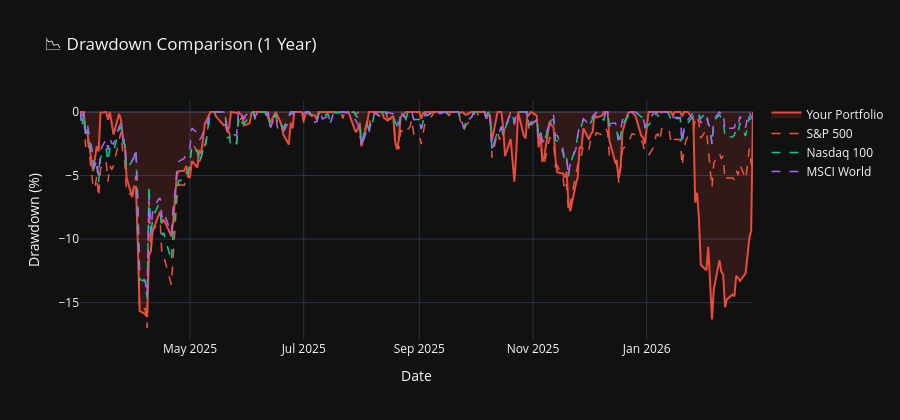

Source (notebook cell):
### Code cell
# ============================================================
# SECTION 6: DRAWDOWN ANALYSIS
# ============================================================
dd_port = (cum_port/cum_port.cummax()-1)*100

fig = go.Figure()
fig.add_trace(go.Scatter(
    x=dd_port.index, y=dd_port.values,
    name='Your Portfolio', fill='tozeroy',
    line=dict(color='#e74c3c', width=2),
    fillcolor='rgba(231,76,60,0.15)'
))
for col in bench_aligned.columns:
    cum_b = (1+bench_aligned[col]).cumprod()
    dd_b = (cum_b/cum_b.cummax()-1)*100
    fig.add_trace(go.Scatter(
        x=dd_b.index, y=dd_b.values,
        name=col, line=dict(width=1.5, dash='dash')
    ))
fig.update_layout(
    title='📉 Drawdown Comparison (1 Year)',
    xaxis_title='Date', yaxis_title='Drawdown (%)',
    template='plotly_dark', hovermode='x unified', height=420
)
fig.show()

print(f"Max Drawdown — Your Portfolio: {dd_port.min():.1f}%")
for col in bench_aligned.columns:
    cum_b = (1+bench_aligned[col]).cumprod()
    dd_b = (cum_b/cum_b.cummax()-1)*100
    print(f"Max Drawdown — {col}: {dd_b.min():.1f}%")

### Figure 1 — Plotly figure (JSON) as saved in the notebook; plotly's stock layout.template omitted (floating-point values rounded to 4 significant figures; data arrays with more than 128 entries replaced by an {"elided": "..."} marker saying what was removed)
{"data": [{"fill": "tozeroy", "fillcolor": "rgba(231,76,60,0.15)", "line": {"color": "#e74c3c", "width": 2}, "name": "Your Portfolio", "type": "scatter", "x": {"elided": "257 str values"}, "y": {"elided": "257 float values"}}, {"line": {"dash": "dash", "width": 1.5}, "name": "S&P 500", "type": "scatter", "x": {"elided": "257 str values"}, "y": {"elided": "257 float values"}}, {"line": {"dash": "dash", "width": 1.5}, "name": "Nasdaq 100", "type": "scatter", "x": {"elided": "257 str values"}, "y": {"elided": "257 float values"}}, {"line": {"dash": "dash", "width": 1.5}, "name": "MSCI World", "type": "scatter", "x": {"elided": "257 str values"}, "y": {"elided": "257 float values"}}], "layout": {"height": 420, "hovermode": "x unified", "title": {"text": "📉 Drawdown Comparison (1 Year)"}, "xaxis": {"title": {"text": "Date"}}, "yaxis": {"title": {"text": "Drawdown (%)"}}}}
